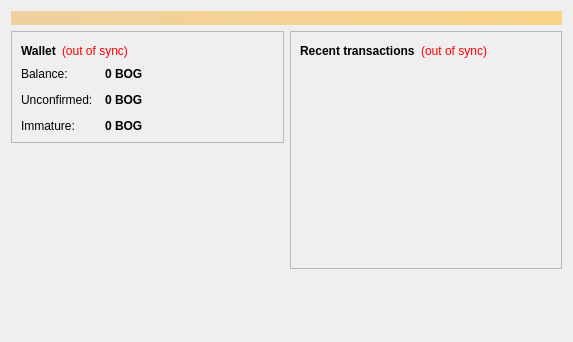
<?xml version="1.0" encoding="UTF-8"?>
<ui version="4.0">
 <class>OverviewPage</class>
 <widget class="QWidget" name="OverviewPage">
  <property name="geometry">
   <rect>
    <x>0</x>
    <y>0</y>
    <width>573</width>
    <height>342</height>
   </rect>
  </property>
  <property name="windowTitle">
   <string>Form</string>
  </property>
  <layout class="QVBoxLayout" name="topLayout">
   <item>
    <widget class="QLabel" name="labelAlerts">
     <property name="visible">
      <bool>false</bool>
     </property>
     <property name="styleSheet">
      <string notr="true">background-color: qlineargradient(x1: 0, y1: 0, x2: 1, y2: 0, stop:0 #F0D0A0, stop:1 #F8D488); color:#000000;</string>
     </property>
     <property name="wordWrap">
      <bool>true</bool>
     </property>
     <property name="margin">
      <number>3</number>
     </property>
    </widget>
   </item>
   <item>
    <layout class="QHBoxLayout" name="horizontalLayout" stretch="1,1">
     <item>
      <layout class="QVBoxLayout" name="verticalLayout_2">
       <item>
        <widget class="QFrame" name="frame">
         <property name="frameShape">
          <enum>QFrame::StyledPanel</enum>
         </property>
         <property name="frameShadow">
          <enum>QFrame::Raised</enum>
         </property>
         <layout class="QVBoxLayout" name="verticalLayout_4">
          <item>
           <layout class="QHBoxLayout" name="horizontalLayout_4">
            <item>
             <widget class="QLabel" name="label_5">
              <property name="font">
               <font>
                <weight>75</weight>
                <bold>true</bold>
               </font>
              </property>
              <property name="text">
               <string>Wallet</string>
              </property>
             </widget>
            </item>
            <item>
             <widget class="QLabel" name="labelWalletStatus">
              <property name="toolTip">
               <string>The displayed information may be out of date. Your wallet automatically synchronizes with the Bogdanoffcoin network after a connection is established, but this process has not completed yet.</string>
              </property>
              <property name="styleSheet">
               <string notr="true">QLabel { color: red; }</string>
              </property>
              <property name="text">
               <string notr="true">(out of sync)</string>
              </property>
              <property name="alignment">
               <set>Qt::AlignLeading|Qt::AlignLeft|Qt::AlignVCenter</set>
              </property>
             </widget>
            </item>
            <item>
             <spacer name="horizontalSpacer_2">
              <property name="orientation">
               <enum>Qt::Horizontal</enum>
              </property>
              <property name="sizeHint" stdset="0">
               <size>
                <width>40</width>
                <height>20</height>
               </size>
              </property>
             </spacer>
            </item>
           </layout>
          </item>
          <item>
           <layout class="QFormLayout" name="formLayout_2">
            <property name="fieldGrowthPolicy">
             <enum>QFormLayout::AllNonFixedFieldsGrow</enum>
            </property>
            <property name="horizontalSpacing">
             <number>12</number>
            </property>
            <property name="verticalSpacing">
             <number>12</number>
            </property>
            <item row="0" column="0">
             <widget class="QLabel" name="label">
              <property name="text">
               <string>Balance:</string>
              </property>
             </widget>
            </item>
            <item row="0" column="1">
             <widget class="QLabel" name="labelBalance">
              <property name="font">
               <font>
                <weight>75</weight>
                <bold>true</bold>
               </font>
              </property>
              <property name="cursor">
               <cursorShape>IBeamCursor</cursorShape>
              </property>
              <property name="toolTip">
               <string>Your current balance</string>
              </property>
              <property name="text">
               <string notr="true">0 BOG</string>
              </property>
              <property name="textInteractionFlags">
               <set>Qt::LinksAccessibleByMouse|Qt::TextSelectableByKeyboard|Qt::TextSelectableByMouse</set>
              </property>
             </widget>
            </item>
            <item row="1" column="0">
             <widget class="QLabel" name="label_3">
              <property name="text">
               <string>Unconfirmed:</string>
              </property>
             </widget>
            </item>
            <item row="1" column="1">
             <widget class="QLabel" name="labelUnconfirmed">
              <property name="font">
               <font>
                <weight>75</weight>
                <bold>true</bold>
               </font>
              </property>
              <property name="cursor">
               <cursorShape>IBeamCursor</cursorShape>
              </property>
              <property name="toolTip">
               <string>Total of transactions that have yet to be confirmed, and do not yet count toward the current balance</string>
              </property>
              <property name="text">
               <string notr="true">0 BOG</string>
              </property>
              <property name="textInteractionFlags">
               <set>Qt::LinksAccessibleByMouse|Qt::TextSelectableByKeyboard|Qt::TextSelectableByMouse</set>
              </property>
             </widget>
            </item>
            <item row="2" column="0">
             <widget class="QLabel" name="labelImmatureText">
              <property name="text">
               <string>Immature:</string>
              </property>
             </widget>
            </item>
            <item row="2" column="1">
             <widget class="QLabel" name="labelImmature">
              <property name="font">
               <font>
                <weight>75</weight>
                <bold>true</bold>
               </font>
              </property>
              <property name="toolTip">
               <string>Mined balance that has not yet matured</string>
              </property>
              <property name="text">
               <string notr="true">0 BOG</string>
              </property>
              <property name="textInteractionFlags">
               <set>Qt::LinksAccessibleByMouse|Qt::TextSelectableByKeyboard|Qt::TextSelectableByMouse</set>
              </property>
             </widget>
            </item>
           </layout>
          </item>
         </layout>
        </widget>
       </item>
       <item>
        <spacer name="verticalSpacer">
         <property name="orientation">
          <enum>Qt::Vertical</enum>
         </property>
         <property name="sizeHint" stdset="0">
          <size>
           <width>20</width>
           <height>40</height>
          </size>
         </property>
        </spacer>
       </item>
      </layout>
     </item>
     <item>
      <layout class="QVBoxLayout" name="verticalLayout_3">
       <item>
        <widget class="QFrame" name="frame_2">
         <property name="frameShape">
          <enum>QFrame::StyledPanel</enum>
         </property>
         <property name="frameShadow">
          <enum>QFrame::Raised</enum>
         </property>
         <layout class="QVBoxLayout" name="verticalLayout">
          <item>
           <layout class="QHBoxLayout" name="horizontalLayout_2">
            <item>
             <widget class="QLabel" name="label_4">
              <property name="text">
               <string>&lt;b&gt;Recent transactions&lt;/b&gt;</string>
              </property>
             </widget>
            </item>
            <item>
             <widget class="QLabel" name="labelTransactionsStatus">
              <property name="toolTip">
               <string>The displayed information may be out of date. Your wallet automatically synchronizes with the Bogdanoffcoin network after a connection is established, but this process has not completed yet.</string>
              </property>
              <property name="styleSheet">
               <string notr="true">QLabel { color: red; }</string>
              </property>
              <property name="text">
               <string notr="true">(out of sync)</string>
              </property>
              <property name="alignment">
               <set>Qt::AlignRight|Qt::AlignTrailing|Qt::AlignVCenter</set>
              </property>
             </widget>
            </item>
            <item>
             <spacer name="horizontalSpacer">
              <property name="orientation">
               <enum>Qt::Horizontal</enum>
              </property>
              <property name="sizeHint" stdset="0">
               <size>
                <width>40</width>
                <height>20</height>
               </size>
              </property>
             </spacer>
            </item>
           </layout>
          </item>
          <item>
           <widget class="QListView" name="listTransactions">
            <property name="styleSheet">
             <string notr="true">QListView { background: transparent; }</string>
            </property>
            <property name="frameShape">
             <enum>QFrame::NoFrame</enum>
            </property>
            <property name="verticalScrollBarPolicy">
             <enum>Qt::ScrollBarAlwaysOff</enum>
            </property>
            <property name="horizontalScrollBarPolicy">
             <enum>Qt::ScrollBarAlwaysOff</enum>
            </property>
            <property name="selectionMode">
             <enum>QAbstractItemView::NoSelection</enum>
            </property>
           </widget>
          </item>
         </layout>
        </widget>
       </item>
       <item>
        <spacer name="verticalSpacer_2">
         <property name="orientation">
          <enum>Qt::Vertical</enum>
         </property>
         <property name="sizeHint" stdset="0">
          <size>
           <width>20</width>
           <height>40</height>
          </size>
         </property>
        </spacer>
       </item>
      </layout>
     </item>
    </layout>
   </item>
  </layout>
 </widget>
 <resources/>
 <connections/>
</ui>
